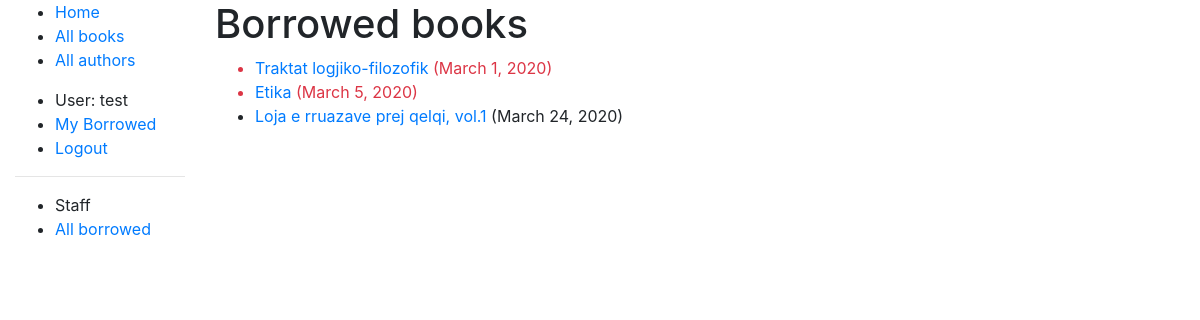
The app's page /catalog/mybooks/ (signed in) with its own data.
### catalog/models.py (models this page shows, shortened)
class BookInstance(models.Model):
    id = models.UUIDField(
        primary_key=True,
        default=uuid.uuid4,
        help_text='Unique ID for this particular book across whole library'
    )
    book = models.ForeignKey('Book', on_delete=models.SET_NULL, null=True)
    imprint = models.CharField(max_length=200)
    due_back = models.DateField(null=True, blank=True)
    LOAN_STATUS = (
        ('m', 'Maintenance'),
        ('o', 'On loan'),
        ('a', 'Available'),
        ('r', 'Reversed')
    )
    status = models.CharField(
        max_length=1,
        choices=LOAN_STATUS,
        blank=True,
        default='m',
        help_text='Book availability',
    )
    borrower = models.ForeignKey(
        User, on_delete=models.SET_NULL, null=True, blank=True
    )
    class Meta:
        ordering = ['due_back']
        permissions = (("can_mark_returned", "Set book as returned"),)
    @property
    def is_overdue(self):
        if self.due_back and date.today() > self.due_back:
            return True
        return False

class Book(models.Model):
    title = models.CharField(max_length=200)
    author = models.ForeignKey('Author', on_delete=models.SET_NULL, null=True)
    summary = models.TextField(max_length=1000, help_text='Enter e brief description of the book')
    isbn = models.CharField(
        'ISBN',
        max_length=13,
        help_text='13 Character <a href="https://www.isbn-international.org/content/what-isbn">ISBN number</a>'
    )
    genre = models.ManyToManyField(Genre, help_text='Select a genre for this book.')
    language = models.ForeignKey('Language', on_delete=models.SET_NULL, null=True)
    def display_genre(self):
        """
        Create a string for Genre. This is required to display genre in Admin.
        """
        return ', '.join(genre.name for genre in self.genre.all())
    display_genre.short_description = 'Genre'

### catalog/views.py (the view)
# urls.py: path('mybooks/', views.LoanedBooksByUserListView.as_view(), name='my-borrowed'),
class LoanedBooksByUserListView(LoginRequiredMixin, generic.ListView):
    model = BookInstance
    template_name = 'catalog/bookinstance_list_borrowed_user.html'
    paginate_by = 10
    def get_queryset(self):
        return BookInstance.objects.filter(borrower=self.request.user)\
            .filter(status__exact='o').order_by('due_back')

### catalog/templates/catalog/bookinstance_list_borrowed_user.html
{% extends "base_generic.html" %}
{% block content %}
    <h1>Borrowed books</h1>
    {% if bookinstance_list %}
    <ul>
        {% for bookinst in bookinstance_list %}
        <li class="{% if bookinst.is_overdue %} text-danger {% endif %}">
            <a href="{% url 'book-detail' bookinst.book.id %}">
                {{bookinst.book.title}}
            </a>
            ({{bookinst.due_back}})
        </li>
        {% endfor %}
    </ul>
    {% else %}
        <p>There are no books borrowed</p>
    {% endif %}
{% endblock %}

### catalog/templates/base_generic.html (shortened to what this page needs)
<!DOCTYPE html>
<html lang="en">
<head>
    <link rel="stylesheet"
          href="https://stackpath.bootstrapcdn.com/bootstrap/4.1.3/css/bootstrap.min.css"
>
    {% load static %}
    <link rel="stylesheet" href="{% static 'css/style.css' %}">
</head>
<body>
<div class="container-fluid">
    <div class="row">
        <div class="col-sm-2">
            {% block sidebar %}
            <ul class="sidebar-nav">
                <li><a href="{% url 'index' %}">Home</a></li>
                <li><a href="{% url 'books' %}">All books</a></li>
                <li><a href="{% url 'authors' %}">All authors</a></li>
            </ul>
            <ul class="sidebar-nav">
                {% if user.is_authenticated %}
                <li>User: {{user.get_username}}</li>
                <li>
                    <a href="{% url 'my-borrowed' %}"> My Borrowed</a>
                </li>
                <li>
                    <a href="{% url 'logout' %}?next={{request.path}}">
                        Logout
                    </a>
                </li>
                {% else %}
                <li>
                    <a href="{% url 'login' %}?next={{request.path}}">
                        Login
                    </a>
                </li>
                {% endif %}
            </ul>
            {% if user.is_staff %}
            <hr/>
            <ul class="sidebar-nav">
                <li>Staff</li>
                {% if perms.catalog.can_mark_returned %}
                <li>
                    <a href="{% url 'all-borrowed' %}">All borrowed</a>
                </li>
                {% endif %}
            </ul>
            {% endif %}
            {% endblock %}
        </div>
        <div class="col-sm-10">
            {% block content %}
            {% endblock %}
        </div>
    </div>
</div>
</body>
</html>

### records on screen
BookInstance: book "Traktat logjiko-filozofik", due_back "March 1, 2020"
BookInstance: book "Etika", due_back "March 5, 2020"
BookInstance: book "Loja e rruazave prej qelqi, vol.1", due_back "March 24, 2020"

### other values on screen
{{ user.get_username }} "test"
